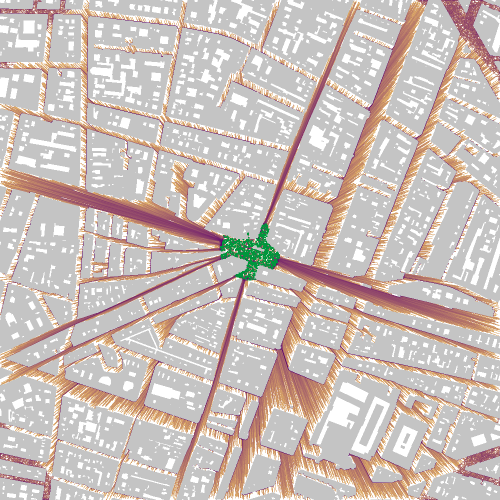
#> input picture p03-flow-fields/observation/assaut-ligne-045s.png, 1000 x 1000 px, found by its file name (shown at 1/2 size)
$ python planches.py ../observation/assaut-ligne-045s.png out.png
#> lines starting #> are read from the running program, lines starting #| are printed output that depends on the picture
"""Planches de comparaison à partir des images du mode observation.

Usage : python3 -I outils/planches.py <dossier des PNG> <dossier de sortie>

Chaque image source couvre une tile de 1 km (1 pixel = 1 m, nord en haut) :
bâti en gris, barricades en rouge, densité de passage des zombies sur la
fenêtre (du jaune au violet), humains en vert, destination du repli en bleu.
"""
import sys
from pathlib import Path

from PIL import Image, ImageDraw, ImageFont

src = Path(sys.argv[1])
dst = Path(sys.argv[2])
dst.mkdir(parents=True, exist_ok=True)
try:
    police = ImageFont.truetype("DejaVuSans.ttf", 12)
except OSError:
    police = ImageFont.load_default()


def ouvrir(nom):
#> called with nom = 'assaut-ligne-045s.png'
    return Image.open(src / nom).convert("RGB")
#> returned value is the input picture: PIL image 1000x1000 RGB; mean R, G, B 204, 192.6, 188
#> call 2 of ouvrir, with nom = 'assaut-1m-045s.png'
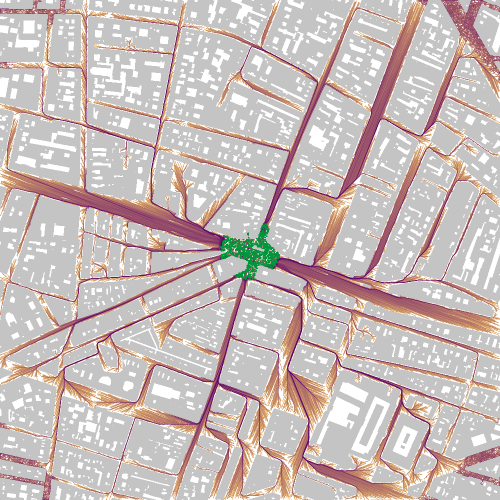
#> input picture p03-flow-fields/observation/assaut-1m-045s.png, 1000 x 1000 px, found by its file name (shown at 1/2 size)
#> in ouvrir, returned value is the input picture: PIL image 1000x1000 RGB; mean R, G, B 201.8, 189.4, 187.2
#> call 3 of ouvrir, with nom = 'assaut-2m-045s.png'
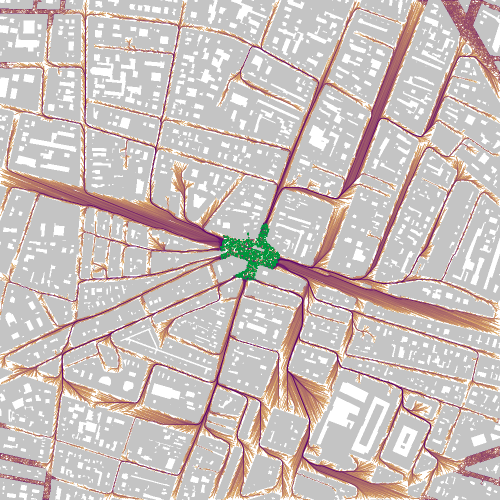
#> input picture p03-flow-fields/observation/assaut-2m-045s.png, 1000 x 1000 px, found by its file name (shown at 1/2 size)
#> in ouvrir, returned value is the input picture: PIL image 1000x1000 RGB; mean R, G, B 203.3, 192, 189.2
#> call 4 of ouvrir, with nom = 'assaut-5m-045s.png'
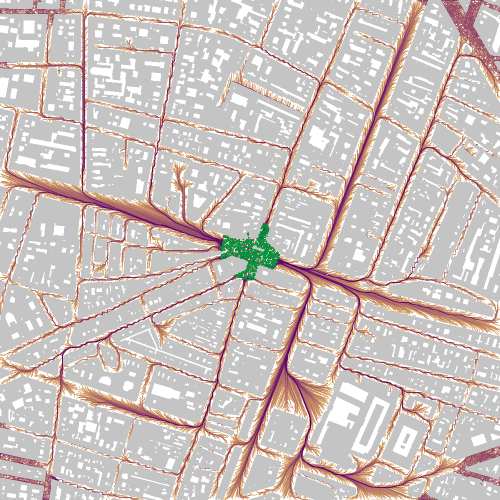
#> input picture p03-flow-fields/observation/assaut-5m-045s.png, 1000 x 1000 px, found by its file name (shown at 1/2 size)
#> in ouvrir, returned value is the input picture: PIL image 1000x1000 RGB; mean R, G, B 204.7, 194.3, 191


def agrandir(im, k):
    # Agrandissement par pixels entiers (sans lissage).
    w, h = im.size
    out = Image.new("RGB", (w * k, h * k))
    px, po = im.load(), out.load()
    for y in range(h * k):
        for x in range(w * k):
            po[x, y] = px[x // k, y // k]
    return out


def planche(vignettes, colonnes, nom):
#> called with colonnes = 2, nom = 'assaut-resolutions.png'
    w, h = vignettes[0][1].size
#> w = 400; h = 400
    marge, titre = 8, 18
    lignes = (len(vignettes) + colonnes - 1) // colonnes
#> lignes = 2
    out = Image.new("RGB", (colonnes * (w + marge) - marge, lignes * (h + titre + marge) - marge), "white")
#> out: PIL image 808x844 RGB; every value is 255
    d = ImageDraw.Draw(out)
    for k, (texte, im) in enumerate(vignettes):
        x = (k % colonnes) * (w + marge)
        y = (k // colonnes) * (h + titre + marge)
        d.text((x + 2, y + 2), texte, fill=(0, 0, 0), font=police)
        out.paste(im, (x, y + titre))
#> this loop made 4 passes
#> (texte, x, y) on passes 1 to 4: ('Ligne droite (P-01, test 1)', 0, 0), ('Champ 1 m', 408, 0), ('Champ 2 m (retenu)', 0, 426), ('Champ 5 m', 408, 426)
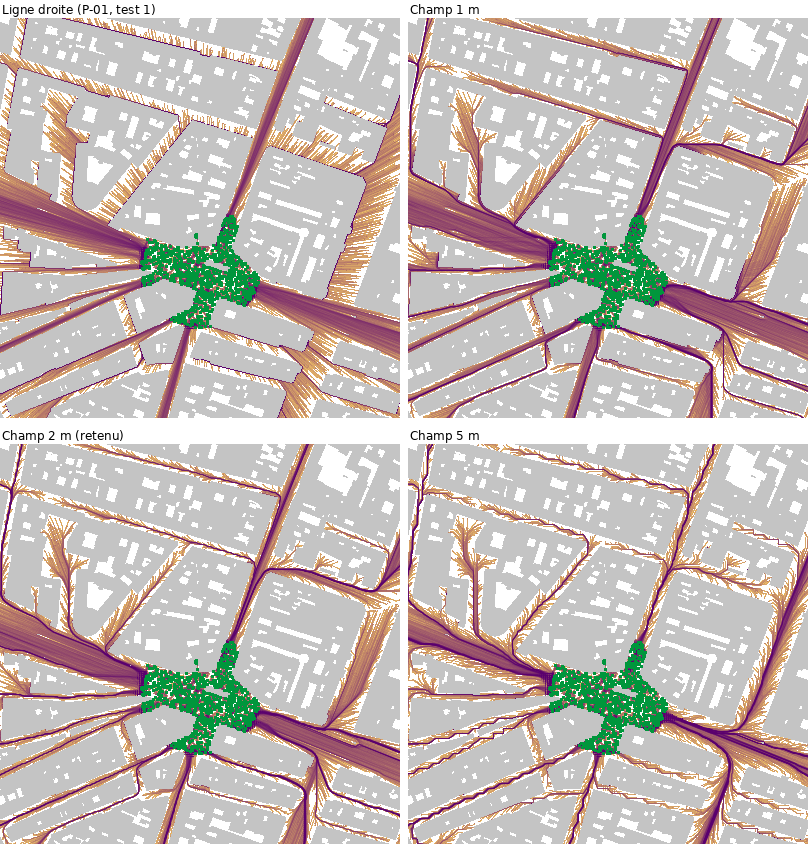
#> out: PIL image 808x844 RGB; mean R, G, B 197.7, 187.9, 184.5
    out.save(dst / nom, optimize=True)
    print(dst / nom)


centre = (300, 250, 700, 650)
planche(
    [
        ("Ligne droite (P-01, test 1)", ouvrir("assaut-ligne-045s.png").crop(centre)),
        ("Champ 1 m", ouvrir("assaut-1m-045s.png").crop(centre)),
        ("Champ 2 m (retenu)", ouvrir("assaut-2m-045s.png").crop(centre)),
        ("Champ 5 m", ouvrir("assaut-5m-045s.png").crop(centre)),
    ],
    2,
    "assaut-resolutions.png",
)
planche([("Assaut, champ 2 m, 0 à 45 s", ouvrir("assaut-2m-045s.png").reduce(2))], 1, "assaut-tile.png")
#> call 2 of planche, with colonnes = 1, nom = 'assaut-tile.png'
#> in planche (call 2), `w, h = vignettes[0][1].size`: w = 500
#> in planche (call 2), `lignes = (len(vignettes) + colonnes - 1) // colonnes`: lignes = 1
#> in planche (call 2), `out = Image.new("RGB", (colonnes * (w + marge) - marge, lignes * (h + ..`: out: PIL image 500x518 RGB; every value is 255
#> the loop in planche (call 2), `for k, (texte, im) in enumerate(vignettes):` made 1 pass
#> (texte, x, y) on pass 1: ('Assaut, champ 2 m, 0 à 45 s', 0, 0)
#> after the loop in planche (call 2), `for k, (texte, im) in enumerate(vignettes):`:
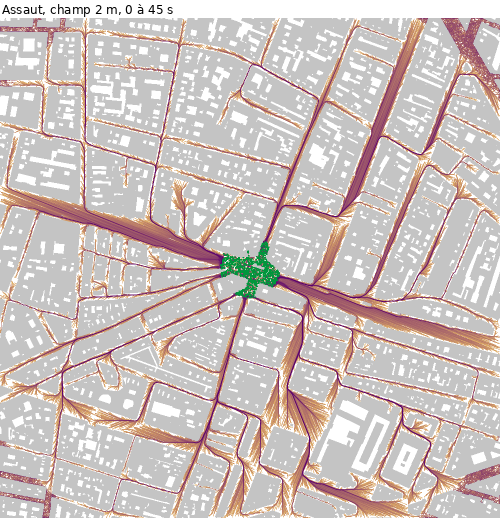
#> out: PIL image 500x518 RGB; mean R, G, B 204.8, 193.8, 191.2
zoom = (560, 460, 760, 660)
planche(
    [
#> (the run stopped early here; a loop or call above may not have finished)
